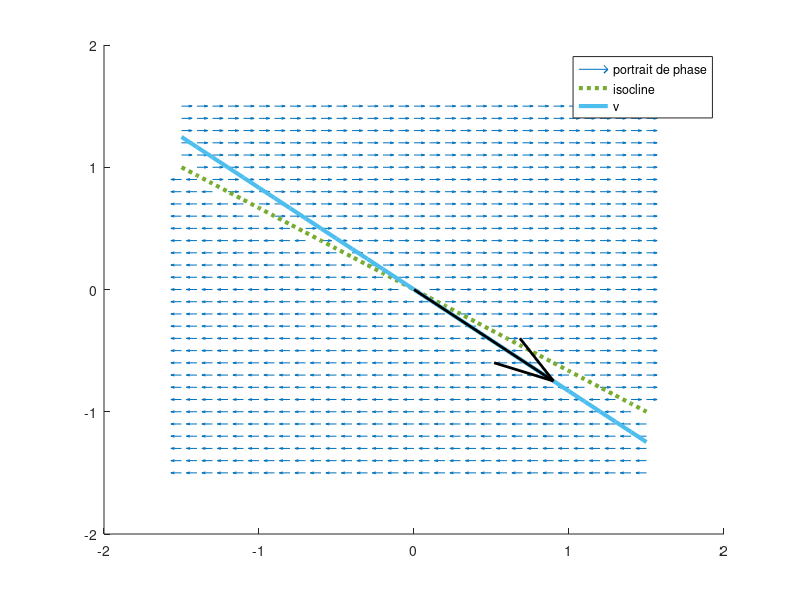
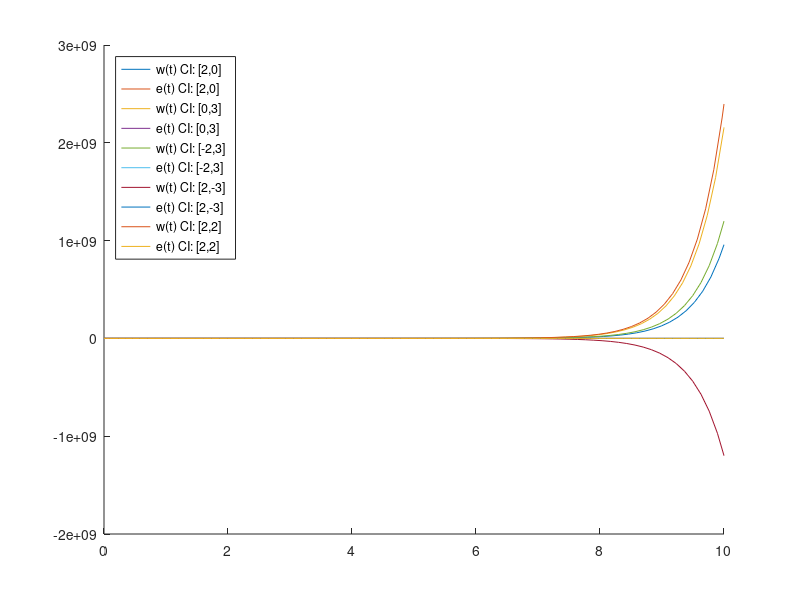

These charts were generated, in order, by the following MATLAB code:
figure(1)
hold on ;
function vecteurs_propres(A, intervalle)
    # Chaque vecteur propre se trouve dans une ligne de la matrice V.
    [V,L] = eig(A);
    eigenvector_1 = (V(1,2)/V(1,1)) * intervalle;
    plot(intervalle, eigenvector_1,"linewidth",3);
    if L(1, 1) > 0
        quiver(0, 0, V(1, 1), V(1, 2), "color", "k", "linewidth", 2);
    else
        quiver(V(1, 1), V(1, 2), -V(1, 1), -V(1, 2), "color", "k", "linewidth", 2);
    end
endfunction

function isoclines(A, intervalle)
    isocline_1 = -(A(1,1)/A(1,2)) * intervalle;
    plot(intervalle, isocline_1, "linewidth", 3, "linestyle", ":");
endfunction

function vecteurs_vitesse(A, intervalle)
    hold on
    # On définit une grille de points dont les coordonnées sont dans (x1, x2)
    [x1,x2] = meshgrid(intervalle);
    
    # On calcule le vecteur vitesse pour chaque point de la grille
    x1_values = A(1,1)*x1 + A(1,2)*x2;
    x2_values = A(2,1)*x1 + A(2,2)*x2;  
    
    # On normalise des valeurs pour la représentation graphique
    norms=sqrt(x1_values.^2+x2_values.^2);
    x1_normalized = x1_values ./ norms; # Element-wise division
    x2_normalized = x2_values ./norms;

    # Et on dessine les vecteurs avec la fonction `quiver`
    vector_scale = .5;
    quiver(x1,x2,x1_normalized,x2_normalized, vector_scale);
endfunction

A = [2 3;0 0]; #système 1 

line_range =-1.5:0.1:1.5; # On va plot de -1.5 jusqu'à 1.5

vecteurs_vitesse(A, line_range)
isoclines(A, line_range);
vecteurs_propres(A, line_range);
legend("portrait de phase", "isocline", "v") 
hold off; # Montrer l'image

# Figure 2: trajectoires e(t), w(t) avec 5 conditions initiales
figure(2);
hold on;
x1dot = @(t, x) A(1,1)*x(1)+A(1,2)*x(2);
x2dot = @(t, x) A(2,1)*x(1)+A(2,2)*x(2);
xdot = @(t,x) [x1dot(t, x);x2dot(t, x)];
[t1,x1] = ode23(xdot, [0, 10], [2, 0]);
[t2,x2] = ode23(xdot, [0, 10], [0, 3]);
[t3,x3] = ode23(xdot, [0, 10], [-2, 3]);
[t4,x4] = ode23(xdot, [0, 10], [2, -3]);
[t5,x5] = ode23(xdot, [0, 10], [2, 2]);

plot(t1,x1);
plot(t2,x2);
plot(t3,x3);
plot(t4,x4);
plot(t5,x5);

legend(
 "w(t) CI: [2,0]","e(t) CI: [2,0]",
 "w(t) CI: [0,3]","e(t) CI: [0,3]",
 "w(t) CI: [-2,3]","e(t) CI: [-2,3]",
 "w(t) CI: [2,-3]","e(t) CI: [2,-3]",
 "w(t) CI: [2,2]","e(t) CI: [2,2]",
 "location","northwest");
hold off;
